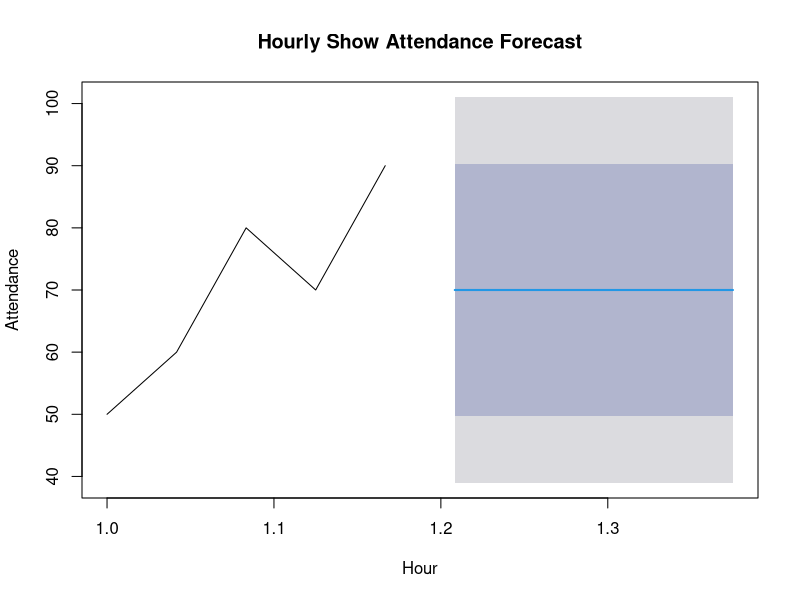

The R source for this figure:
library(forecast)
set.seed(123)
activity_data <- ts(c(50, 60, 80, 70, 90), frequency = 24)
# Fit ARIMA model
model <- auto.arima(activity_data)
forecast_data <- forecast(model, h = 5)
# Visualization
plot(forecast_data, main = "Hourly Show Attendance Forecast",
     xlab = "Hour", ylab = "Attendance")
